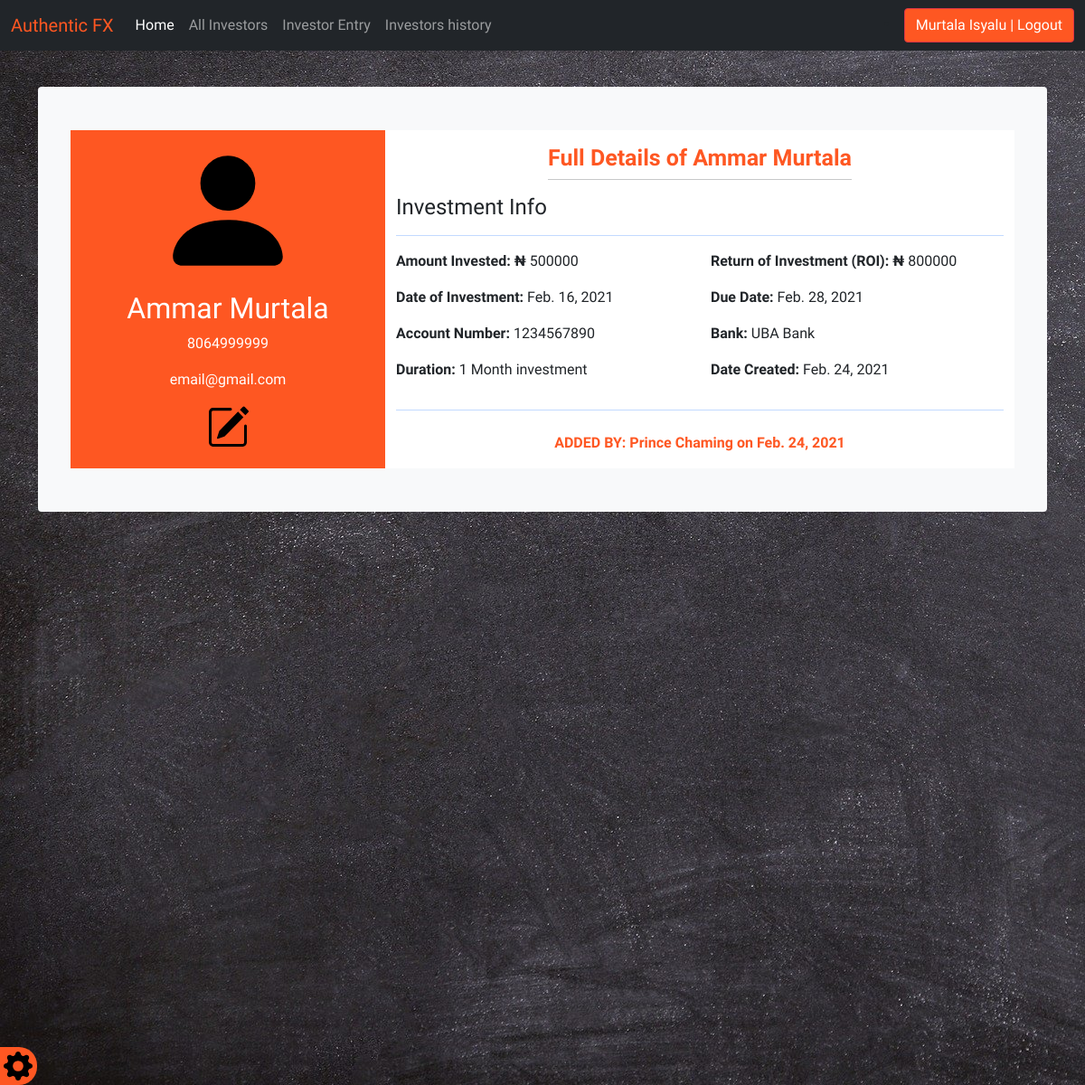
The app's page /investor_detail/7/ (signed in) with its own data.
### authentic_fx/models.py (models this page shows, shortened)
class Investor(models.Model):
    objects = None
    investor_name = models.CharField(max_length=30, blank=True)
    account_no = models.CharField(max_length=30, blank=True)
    bank_name = models.CharField(max_length=30, blank=True)
    amount_invested = models.CharField(max_length=30)
    date_of_investment = models.DateField("Date of Investment (mm/dd/yyyy)", auto_now_add=False, auto_now=False,
                                          blank=True, null=True)
    duration = models.ForeignKey(Duration, on_delete=models.CASCADE, blank=True, null=True)
    phone_number = models.CharField(max_length=30, blank=True)
    email_address = models.CharField(max_length=30)
    return_of_investment = models.CharField(max_length=30)
    due_date = models.DateField("Due Date (mm/dd/yyyy)", auto_now_add=False, auto_now=False, blank=True, null=True)
    users_name = models.CharField(max_length=30)
    timestamp = models.DateField(auto_now_add=True, auto_now=False, blank=True)
    complete = models.BooleanField(default=False)
    export_to_CSV = models.BooleanField(default=False)

class Duration(models.Model):
    duration = models.CharField(max_length=30, blank=True)
    def __str__(self):
        return self.duration

### authentic_fx/views.py (the view)
# urls.py: url(r'^investor_detail/(?P<id>\d+)/$', views.investor_detail, name='investor_detail'),
def investor_detail(request, id=None):
    instance = get_object_or_404(Investor, id=id)
    context = {
        "title": 'Full Details of ' + str(instance.investor_name),
        "instance": instance,
    }
    return render(request, "investor_detail.html", context)

### authentic_fx/templates/investor_detail.html (shortened to what this page needs)
{% load static %}
{% load crispy_forms_tags %}
<html lang="en">
  <head>
    {% include 'head.html' %}
    <link href="{% static 'css/navbar-top-fixed.css' %}" rel="stylesheet">
    <link href="{% static 'js/jquery-ui-1.12.1/jquery-ui.min.css' %}" rel="stylesheet">
    <link href="{% static 'js/jquery-ui-1.12.1/jquery-ui.structure.min.css' %}" rel="stylesheet">
    <link href="{% static 'js/jquery-ui-1.12.1/jquery-ui.theme.min.css' %}" rel="stylesheet">
  </head>
  <body>
  {% include 'nav.html' %}
<br>
  {% if request.user.is_authenticated %}
<main role="main" class="container">
  <div class="bg-light p-5 rounded">
      <div class="row z-depth-3">
            <div class="col-sm-4 rounded-left" style="background: #fe5722">
              <div class="card-block text-center text-white">
                <img class="mt-2" style="width: 50%" src="{% static 'img/person-fill.svg' %}">
                <h2 class="font-weight-bold mt-2">{{ instance.investor_name }}</h2>
                <p>{{ instance.phone_number }}</p>
                <p>{{ instance.email_address }}</p>
                <a href="{% url 'investor_edits' id=instance.id %}"><i class="fas fa-user-tie fa-7x mt-5"><img style="width: 15%" src="{% static 'img/pencil-square.svg' %}"></i></a>
              </div>
            </div>
            <div class="col-sm-8 bg-white rounded-right">
              <h3 class="mt-3 text-center title" style="font-family: 'Akaya Telivigala', cursive;">{{ title }}</h3>
              <hr class="badge-primary mt-0 w-50">
              <h4 class="mt-3">Investment Info</h4>
              <hr class="bg-primary">
              <div class="row">
                <div class="col-sm-6">
                  <p class="font-weight-bold"><b>Amount Invested: <span>&#8358; </span></b>{{instance.amount_invested}}</p>
                </div>
                <div class="col-sm-6">
                  <p class="font-weight-bold"><b>Return of Investment (ROI): <span>&#8358;</span></b> {{instance.return_of_investment}}</p>
                </div>
                <div class="col-sm-6">
                  <p class="font-weight-bold"><b>Date of Investment: </b> {{instance.date_of_investment}}</p>
                </div>
                <div class="col-sm-6">
                  <p class="font-weight-bold"><b>Due Date: </b> {{instance.due_date}}</p>
                </div>
                <div class="col-sm-6">
                  <p class="font-weight-bold"><b>Account Number: </b> {{instance.account_no}}</p>
                </div>
                <div class="col-sm-6">
                  <p class="font-weight-bold"><b>Bank: </b> {{instance.bank_name}}</p>
                </div>
                <div class="col-sm-6">
                  <p class="font-weight-bold"><b>Duration: </b> {{instance.duration}}</p>
                </div>
                <div class="col-sm-6">
                  <p class="font-weight-bold"><b>Date Created: </b> {{instance.timestamp}}</p>
                </div>
              </div>
              <hr class="bg-primary">
              <ul class="list-unstyled d-flex justify-content-center mt-4">
                <li style="color: #fe5722"><b>ADDED BY: {{instance.users_name}} on {{instance.timestamp}}</b></li>
              </ul>
            </div>
          </div>
      </div>
</main>
  {% else %}
  <center><a href="/accounts/login">LOGIN HERE</a></center>
  {% endif %}
  </body>
</html>

### authentic_fx/templates/nav.html (shortened to what this page needs)
<nav class="navbar navbar-expand-md navbar-dark fixed-top bg-dark">
  <div class="container-fluid">
    <a style="color: #fe5722" class="navbar-brand" href="/">Authentic FX</a>
    <div class="collapse navbar-collapse" id="navbarCollapse">
      <ul class="navbar-nav me-auto mb-2 mb-md-0">
        {% if request.user.is_authenticated %}
        <li class="nav-item">
          <a class="nav-link active" aria-current="page" href="/">Home</a>
        </li>
        <li class="nav-item">
          <a class="nav-link" href="/investors_list">All Investors</a>
        </li>
        <li class="nav-item">
          <a class="nav-link" href="/investor_entry" tabindex="-1" aria-disabled="true">Investor Entry</a>
        </li>
        <li class="nav-item">
        <a class="nav-link" href="/investorshistory_list">Investors history</a>
        </li>
        {% endif %}
      </ul>
      {% if request.user.is_authenticated %}
        <li><a href="/accounts/logout"><button style="background: #fe5722" class="btn btn-danger">{{ user.first_name }} {{ user.last_name }} | Logout</button></a></li>
      {% else %}
        <li><a href="/accounts/login"><button style="background: #fe5722" class="btn btn-danger">Login</button></a></li>
      {% endif %}
    </div>
  </div>
</nav>
{% if request.user.is_authenticated %}
      <a href="/settings">
        <div id="settings">
              Settings <img style="width: 32px" src="/static/img/settings.svg">
        </div>
      </a>
{% endif %}

### authentic_fx/static/css/style.css (style rules this page uses)
body { background-image: url(../img/bg.jpg); }
.title { font-family: helvetica; font-weight: bold; font-size: 25px; color: #fe5722; text-align: left; }
#settings { background-color: #fe5722; color: white; text-align: center; display: inline; font-weight: bolder; padding-top: 5px; padding-bottom: 5px; padding-left: 20px; padding-right: 5px; position: fixed; bottom: 0px; left: -80px; z-index: 3000; border-top-right-radius: 20px; border-bottom-right-radius: 20px; }

### authentic_fx/static/css/navbar-top-fixed.css (style rules this page uses)
body { min-height: 75rem; padding-top: 4.5rem; }

### authentic_fx/templates/head.html (style rules this page uses)
body { font-family: 'Akaya Telivigala', cursive; }

### authentic_fx/templates/investor_detail.html (style rules this page uses)
hr { margin-left: auto; margin-right: auto; }
body { font-family: 'Akaya Telivigala', cursive; }

### records on screen
Investor: investor_name "Ammar Murtala", phone_number "8064999999", email_address "email@gmail.com", amount_invested "500000", return_of_investment "800000", date_of_investment "Feb. 16, 2021", due_date "Feb. 28, 2021", account_no "1234567890", bank_name "UBA Bank", duration "1 Month investment", timestamp "Feb. 24, 2021", users_name "Prince Chaming"

### other values on screen
{{ user.first_name }} "Murtala"
{{ user.last_name }} "Isyalu"
{{ title }} "Full Details of Ammar Murtala"
